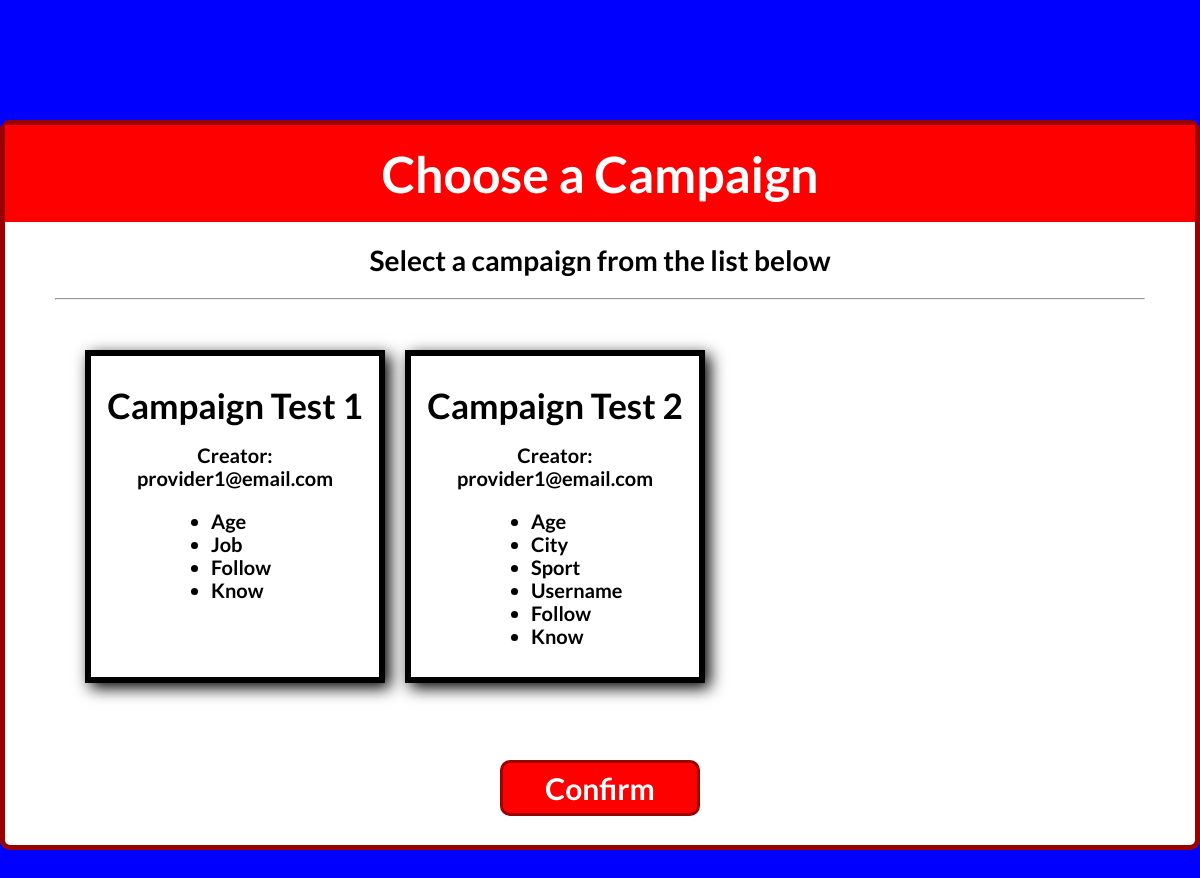
Screenshot of /anon/selectcampaign with the database file from the repository.
### anon/models.py (models this page shows, shortened)
class Campaign(models.Model):
    name = models.CharField(max_length=50, primary_key=True)
    creator = models.ForeignKey(Provider, on_delete=models.CASCADE)
    attributes = models.ManyToManyField(Attribute, blank=True)
    relationships = models.ManyToManyField(Relationship, blank=True)

class Provider(models.Model):
    email = models.EmailField(primary_key=True)
    pwd = models.CharField(max_length=30)
    def __str__(self) -> str:
        return self.email

class Attribute(models.Model):
    name = models.CharField(max_length=50, primary_key=True)
    def __str__(self) -> str:
        return self.name

class Relationship(models.Model):
    name = models.CharField(max_length=50, primary_key=True)
    def __str__(self) -> str:
        return self.name

### anon/views.py (the view)
# urls.py: path('selectcampaign', views.selectCampaign, name="selectCampaign"),
def selectCampaign(req):
    if req.method == "POST":
        campaign = req.POST.get('selected-campaign')
        if campaign != "":
            req.session["sel-camp"] = campaign
            return redirect('/anon/campaigndata')
    campaigns = Campaign.objects.all()
    return render(req, 'anon/selectcampaign.html', {'campaigns': campaigns})

### anon/templates/anon/selectcampaign.html (shortened to what this page needs)
{% load static %}
<!DOCTYPE html>
<html lang="en">
    <head>
        <link rel="stylesheet" href="{% static 'anon/css/selectcampaign.css' %}">
        <link rel="stylesheet" href="https://cdn.jsdelivr.net/npm/bootstrap-icons@1.9.1/font/bootstrap-icons.css">
        <link rel="stylesheet" href="https://cdnjs.cloudflare.com/ajax/libs/normalize/8.0.1/normalize.min.css">
    </head>
    <body>
        <div class="section">
            <div class="title">
                <h1>Choose a Campaign</h1>
            </div>
            <div class="container">
                <h3>Select a campaign from the list below</h3>
                <hr>
                <form style="height: 410px;" method="post">
                    <div class="campaigns">
                        {% for campaign in campaigns %}
                            <div id="campaign-{{ forloop.counter }}" class="campaign">
                                <h2 id="campaign-name-{{ forloop.counter }}">{{ campaign.name }}</h2>
                                <p>Creator: <br><span id="creator-name-{{ forloop.counter }}">{{ campaign.creator }}</span></p>
                                <ul>
                                    {% for attr in campaign.attributes.all %}
                                        <li>{{ attr }}</li>
                                    {% endfor %}
                                    {% for rel in campaign.relationships.all %}
                                        <li>{{ rel }}</li>
                                    {% endfor %}
                                </ul>
                            </div>
                        {% endfor %}
                    </div>
                    <div class="button_div">
                        <button id="button-confirm-choice" type="submit" name="button" class="button">Confirm</button>
                    </div>
                </form>
            </div>
        </div>
    </body>
</html>

### anon/static/anon/css/selectcampaign.css (style rules this page uses)
body { background-color: blue; font-family: 'Lato', sans-serif; }
.section { border: 5px solid #9B0000; border-radius: 10px; max-width: 1300px; margin: 120px auto; height: 730px; position: relative; background: white; }
.title { background-color: red; color: white; padding: 5px; font-size: 25px; line-height: 20px; text-align: center; }
.container { height: 420px; }
.container h3 { text-align: center; font-size: 28px; font-weight: bold; line-height: 20px; }
.container hr { margin-left: 50px; margin-right: 50px; }
.campaigns { margin: 20px 50px; padding: 20px; height: 100%; display: flex; overflow-x: scroll; overflow-y: hidden; }
.campaign { width: 300px; margin: 10px; height: 90%; display: inline-block; padding: 10px; border: 6px solid black; transition: all .3s ease-in-out; box-shadow: 5px 5px 15px black; }
.campaign h2 { text-align: center; font-size: 35px; line-height: 20px; }
.campaign p { text-align: center; font-size: 20px; font-weight: bold; }
.campaign ul { margin: 0 70px 0; }
.campaign ul li { font-size: 20px; font-weight: bold; }
.button_div { text-align: center; margin-top: 10px; }
.button { margin: 10px 30px; width: 200px; color: white; background: red; border: 3px solid #9B0000; border-radius: 10px; font-size: 30px; line-height: 30px; font-weight: bold; padding: 10px; transition: .3s all ease-in-out; }
*, *::before, *::after { -webkit-box-sizing: border-box; -moz-box-sizing: border-box; box-sizing: border-box; }

### rows the page displays
Campaign: name "Campaign Test 1", creator "provider1@email.com"
Attribute: name "Age"
Attribute: name "Job"
Relationship: name "Follow"
Relationship: name "Know"
Campaign: name "Campaign Test 2", creator "provider1@email.com"
Attribute: name "City"
Attribute: name "Sport"
Attribute: name "Username"
